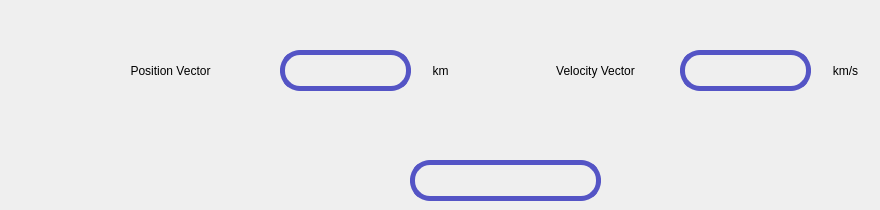
                           <widget class="QWidget" name="stateVectors_screen">
                            <widget class="QLabel" name="position_vector_inpt_stateVector">
                             <property name="geometry">
                              <rect>
                               <x>280</x>
                               <y>50</y>
                               <width>131</width>
                               <height>41</height>
                              </rect>
                             </property>
                             <property name="styleSheet">
                              <string notr="true">QLabel{
	
	border: 5px solid rgb(84, 84, 197);
	font: 12pt &quot;Arial&quot;;
	border-radius: 20px;
	color:white;
}


QLabel:hover{
	border: 4px solid rgb(2, 119, 189);


}</string>
                             </property>
                             <property name="text">
                              <string/>
                             </property>
                            </widget>
                            <widget class="QLabel" name="label_150">
                             <property name="geometry">
                              <rect>
                               <x>100</x>
                               <y>60</y>
                               <width>141</width>
                               <height>21</height>
                              </rect>
                             </property>
                             <property name="styleSheet">
                              <string notr="true">border:none;</string>
                             </property>
                             <property name="text">
                              <string>Position Vector</string>
                             </property>
                             <property name="alignment">
                              <set>Qt::AlignCenter</set>
                             </property>
                            </widget>
                            <widget class="QLabel" name="velocity_vector_inpt_stateVector">
                             <property name="geometry">
                              <rect>
                               <x>680</x>
                               <y>50</y>
                               <width>131</width>
                               <height>41</height>
                              </rect>
                             </property>
                             <property name="styleSheet">
                              <string notr="true">QLabel{
	
	border: 5px solid rgb(84, 84, 197);
	font: 12pt &quot;Arial&quot;;
	border-radius: 20px;
	color:white;
}


QLabel:hover{
	border: 4px solid rgb(2, 119, 189);


}</string>
                             </property>
                             <property name="text">
                              <string/>
                             </property>
                            </widget>
                            <widget class="QLabel" name="label_152">
                             <property name="geometry">
                              <rect>
                               <x>530</x>
                               <y>60</y>
                               <width>131</width>
                               <height>21</height>
                              </rect>
                             </property>
                             <property name="styleSheet">
                              <string notr="true">border:none;</string>
                             </property>
                             <property name="text">
                              <string>Velocity Vector</string>
                             </property>
                             <property name="alignment">
                              <set>Qt::AlignCenter</set>
                             </property>
                            </widget>
                            <widget class="QLabel" name="label_153">
                             <property name="geometry">
                              <rect>
                               <x>420</x>
                               <y>60</y>
                               <width>41</width>
                               <height>21</height>
                              </rect>
                             </property>
                             <property name="styleSheet">
                              <string notr="true">border:none;</string>
                             </property>
                             <property name="text">
                              <string>km</string>
                             </property>
                             <property name="alignment">
                              <set>Qt::AlignCenter</set>
                             </property>
                            </widget>
                            <widget class="QLabel" name="label_154">
                             <property name="geometry">
                              <rect>
                               <x>820</x>
                               <y>60</y>
                               <width>51</width>
                               <height>21</height>
                              </rect>
                             </property>
                             <property name="styleSheet">
                              <string notr="true">border:none;</string>
                             </property>
                             <property name="text">
                              <string>km/s</string>
                             </property>
                             <property name="alignment">
                              <set>Qt::AlignCenter</set>
                             </property>
                            </widget>
                            <widget class="QLabel" name="orbit_type_stateVector">
                             <property name="geometry">
                              <rect>
                               <x>410</x>
                               <y>160</y>
                               <width>191</width>
                               <height>41</height>
                              </rect>
                             </property>
                             <property name="styleSheet">
                              <string notr="true">QLabel{
	
	border: 5px solid rgb(84, 84, 197);
	font: 12pt &quot;Arial&quot;;
	border-radius: 20px;
	color:white;
}


QLabel:hover{
	border: 4px solid rgb(2, 119, 189);


}</string>
                             </property>
                             <property name="text">
                              <string/>
                             </property>
                            </widget>
                           </widget>
